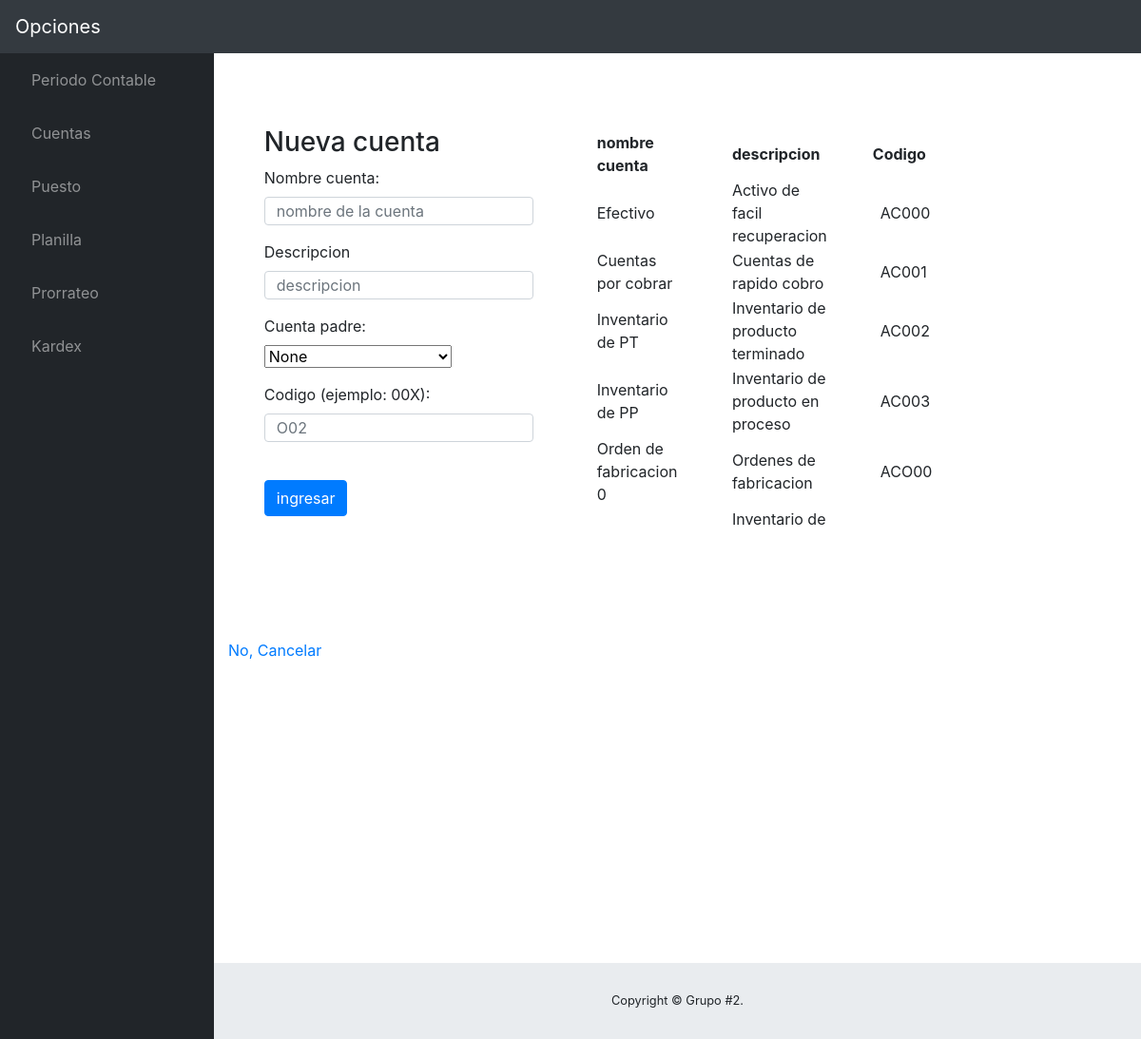
Page /1/insertCuenta/ (signed in) on the committed database.
### contable/models.py (models this page shows, shortened)
class Cuenta(models.Model):
	grupo = models.ForeignKey(GrupoCuenta, blank=False, on_delete=models.CASCADE)
	nom_cuenta = models.CharField(max_length=100, blank=False, unique=True)
	descripcion = models.CharField(max_length=200, blank=False)
	codigo_cuenta = models.CharField(max_length=7, blank=False, unique=True)
	cuenta_padre = models.CharField(max_length=50)
	class Meta:
		verbose_name='Cuenta'
		verbose_name_plural='Cuentas'

### contable/views.py (the view)
# urls.py: url(r'^(?P<grupo_id>[0-9]+)/insertCuenta/$',insertCuenta, name="insertCuenta"),
def insertCuenta(request, grupo_id):
	template=loader.get_template('Main/nuevaCuenta.html')
	grupo1= get_object_or_404(GrupoCuenta,pk=grupo_id)
	cuenta = grupo1.cuenta_set.all()
	ingr = False
	context ={
	'ingr':ingr,
	'grupo':grupo1,
	'cuenta':cuenta,
	}
	if request.method=='POST':
		action = request.POST.get('action',None)
		if action =='insert':
			try:
				cuent = Cuenta()
				cod = request.POST.get('codigo',None)
				cuent.nom_cuenta = request.POST.get('nombrec',None)
				cuent.descripcion=request.POST.get('descripcion',None)
				cuent.cuenta_padre= request.POST.get('cuentaP',None)
				cuent.codigo_cuenta=grupo1.codigo_gcuenta+cod
				cuent.grupo = grupo1
				cuent.save()
				grupo1= get_object_or_404(GrupoCuenta,pk=grupo_id)
				cuenta = grupo1.cuenta_set.all()
				context ={
					'ingr':ingr,
					'grupo':grupo1,
					'cuenta':cuenta,
				}
				template=loader.get_template('Main/nuevaCuenta.html')
				return HttpResponse(template.render(context,request ))
			except Exception as e:
				raise
	return HttpResponse(template.render(context,request ))

### contable/templates/Main/nuevaCuenta.html (shortened to what this page needs)
{% extends "Base/base.html" %}
{% block Contenido %}
{% if user.is_authenticated %}
<div id="caja-0" class="caja-0" style="margin-left:4%; margin-right:0%;margin-bottom:0%; margin-top:6.5%;height:50%;width:30%; display: inline-block;">
	<div id="form-detalle">
		<div class="caja-1">
			<form method="POST" action="">
				<h3 class="titulo-03">Nueva cuenta</h3>
					<p>
						<label>Nombre cuenta: </label>
						<input style="height: 30px;" type="`text" name="nombrec" id="nombrec" required="" class="form-control" placeholder="nombre de la cuenta">
					</p>
					<p>
						<label>Descripcion</label>
						<input style="height:30px;" type="text" name="descripcion" id="descripcion" class="form-control" placeholder="descripcion" required="">
					</p>
					<p>
						<label>Cuenta padre: </label><br>
						<select id="cuentaP" name="cuentaP">
							<option value="">None</option>
				        </select>
					</p>
					<p>
						<label>Codigo (ejemplo: 00X):</label>
						<input style="height: 30px;" type="text" name="codigo" id="codigo" max="999" maxlength="3" min="000" required="" class="form-control" placeholder="O02">
					</p><br>
				<input type="submit" name="btn" id="btn" value="ingresar" class="btn btn-primary dropdown-toggle">
			</form>
		</div>
	</div>
</div>
<div style=" clear: both; margin:0%; padding-top:0%; padding-left:2%; display: inline-block; width:65%; vertical-align: top; height:600px;" class="a0">
<section class="container" style="width:80%; display:inline-block; padding-right:0px; height:490px; margin-top:11%;" >
	<div class="tabla-0" style="width:90%; height:423px; overflow:auto;">
		<table class="tabla-1" style="width:50%; overflow:auto; height:4px%">
				<tr>
					<th style="padding-left: 28px; padding-right: 28px;">nombre cuenta</th>
					<th style="padding-left: 28px; padding-right: 28px;"> descripcion </th>
					<th style="padding-left: 20px; padding-right: 20px;"> Codigo </th>
					<th style="padding-left: 20px; padding-right: 20px;">Cuenta padre</th>
				</tr>
				{% for c in cuenta %}
				<tr>
					<td style="padding-left: 28px; padding-right: 28px;"> {{c.nom_cuenta}} </td>
					<td style="padding-left: 28px; padding-right: 28px;"> {{c.descripcion}} </td>
					<td style="padding-left: 28px; padding-right: 28px;"> {{c.codigo_cuenta}} </td>
					<td style="padding-left: 28px; padding-right: 28px;">{{c.cuenta_padre}} </td>
				</tr>
				{% endfor %}
		</table>
	</div>
</section>
	</div>
	<a href="{{request.META.HTTP_REFERER}}">No, Cancelar</a>
{% endif %}
{% endblock Contenido %}

### contable/static/css/sb-admin.css (style rules this page uses)
html { position: relative; min-height: 100%; }
body { height: 100%; }
:root { --input-padding-x: 0.75rem; --input-padding-y: 0.75rem; }

### rows in the picture
Cuenta: nom_cuenta "Efectivo", descripcion "Activo de facil recuperacion", codigo_cuenta "AC000"
Cuenta: nom_cuenta "Cuentas por cobrar", descripcion "Cuentas de rapido cobro", codigo_cuenta "AC001"
Cuenta: nom_cuenta "Inventario de PT", descripcion "Inventario de producto terminado", codigo_cuenta "AC002"
Cuenta: nom_cuenta "Inventario de PP", descripcion "Inventario de producto en proceso", codigo_cuenta "AC003"
Cuenta: nom_cuenta "Orden de fabricacion 0", descripcion "Ordenes de fabricacion", codigo_cuenta "ACO00"
Cuenta: descripcion "Inventario de…"
